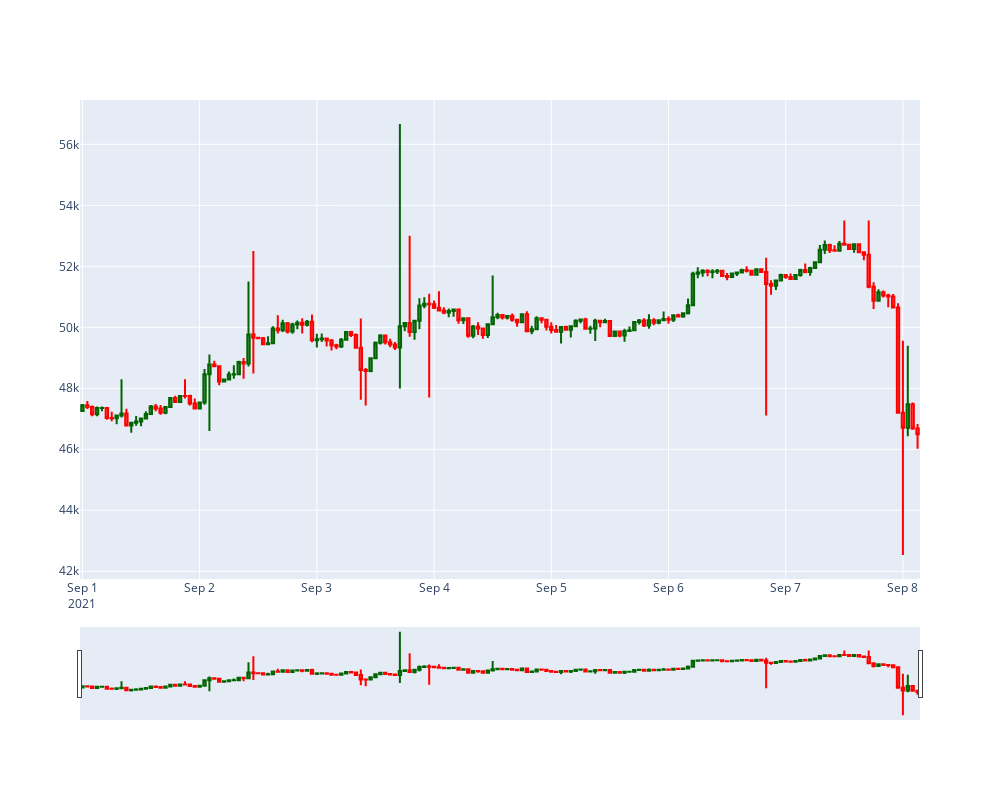

Here is the notebook cell this chart was saved with:
### Code cell
# ローソク足の表示 なんか色々動かせて超便利

fig = go.Figure(data=[go.Candlestick(
                        x=df.index,
                        open=df['open'],
                        high=df['high'],
                        low=df['low'],
                        close=df['close'],
                        increasing_line_color= 'darkgreen',
                        decreasing_line_color= 'red')])

fig.update_layout(autosize=True,width=1000,height=800)
fig

### Figure 1 — Plotly figure (JSON) as saved in the notebook; plotly's stock layout.template omitted (floating-point values rounded to 4 significant figures; data arrays with more than 128 entries replaced by an {"elided": "..."} marker saying what was removed)
{"data": [{"close": {"elided": "172 float values"}, "decreasing": {"line": {"color": "red"}}, "high": {"elided": "172 float values"}, "increasing": {"line": {"color": "darkgreen"}}, "low": {"elided": "172 float values"}, "open": {"elided": "172 float values"}, "type": "candlestick", "x": {"elided": "172 str values"}}], "layout": {"autosize": true, "height": 800, "width": 1000}}
